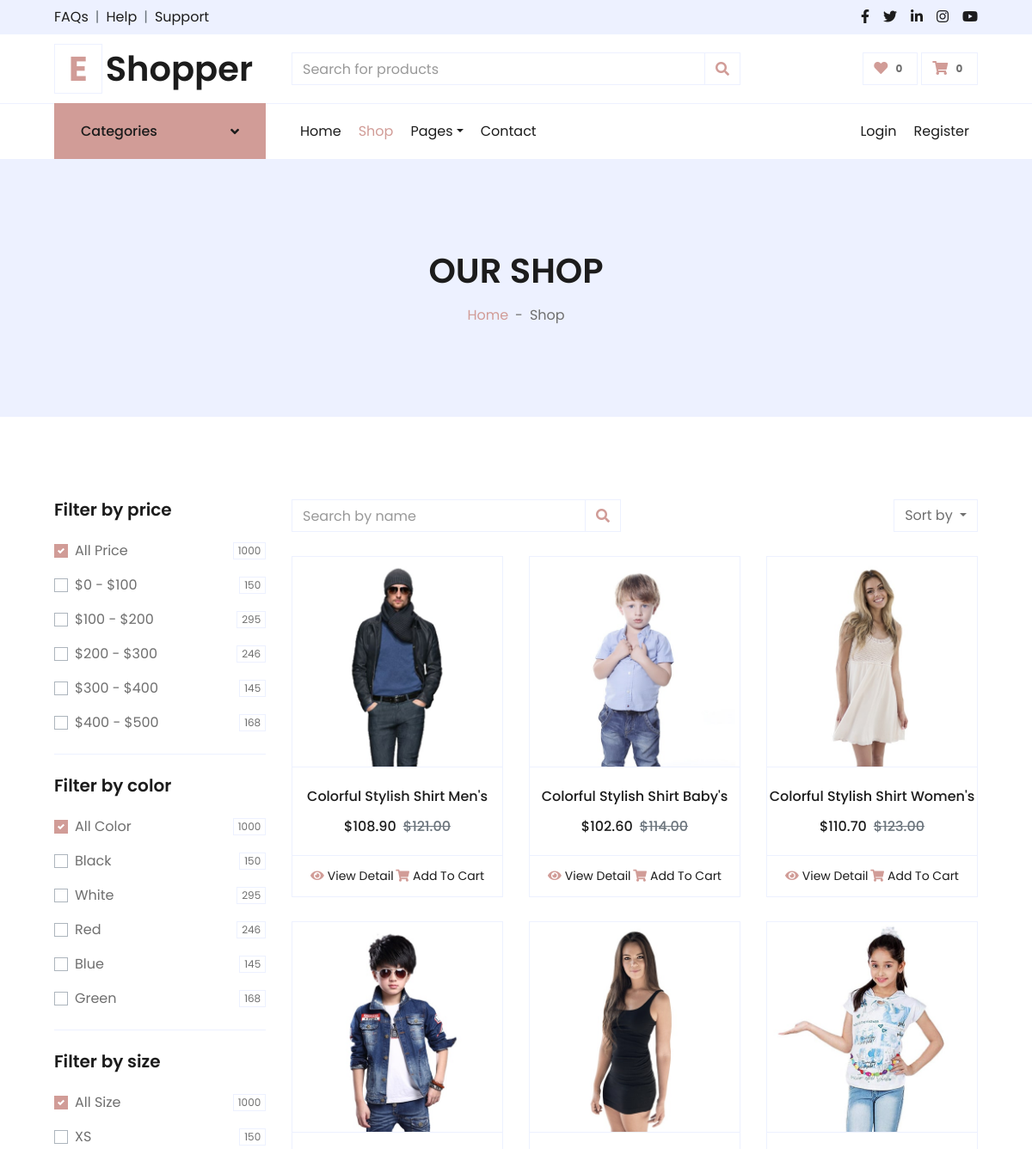
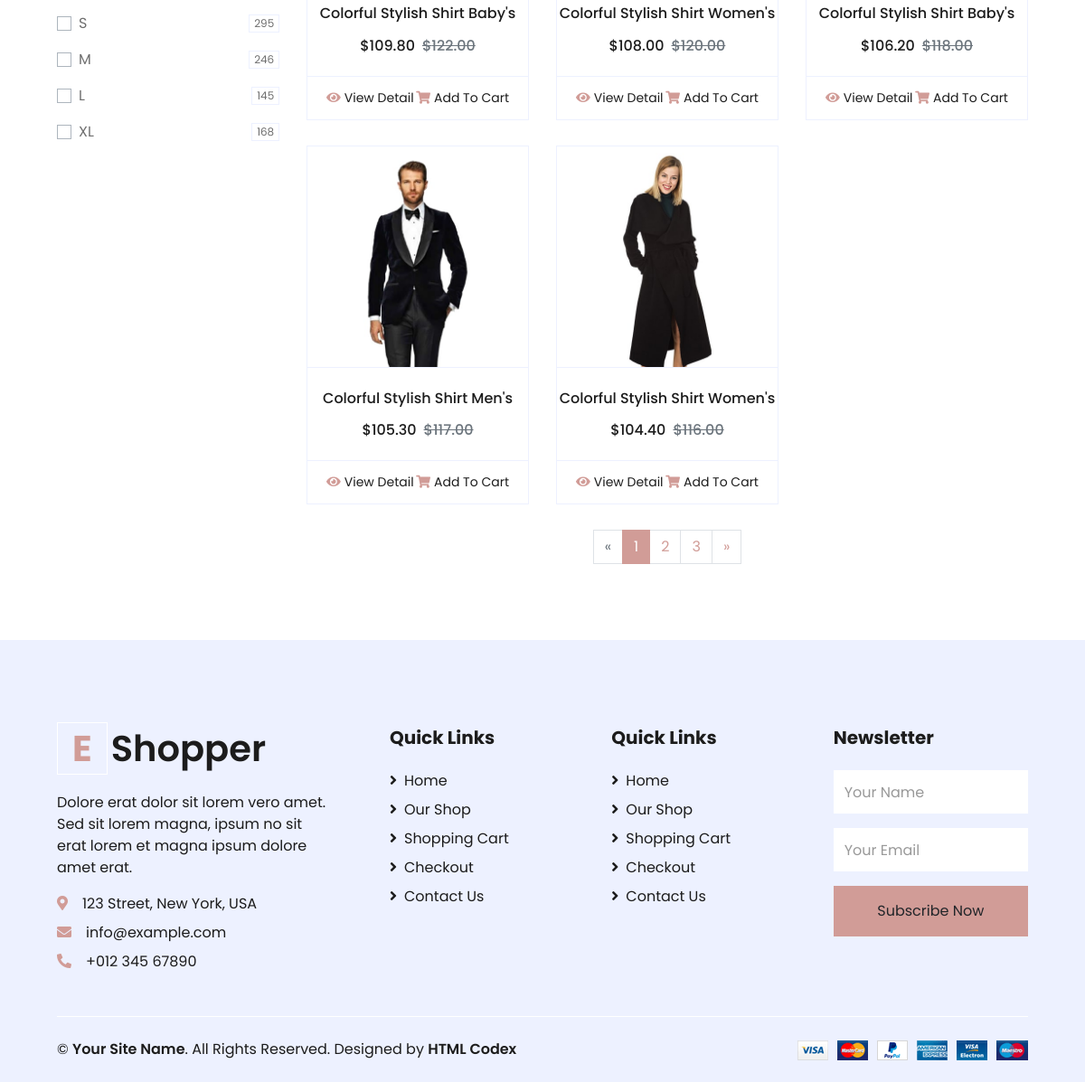
Page /shop/latest on the committed database (2 pictures, top to bottom).
### main/models.py (models this page shows, shortened)
class Product(models.Model):
    size = models.ManyToManyField(Size)
    color = models.ManyToManyField(Color)
    category = models.ForeignKey(SubCategory, on_delete=models.CASCADE , null=True)
    name = models.CharField('Product Name', max_length=254)
    img = models.ImageField('IMG', upload_to='media')
    price = models.DecimalField('Product Price', max_digits=5, decimal_places=2)
    discount = models.DecimalField('Product Discount', max_digits=4, decimal_places=2)
    date_time = models.DateTimeField('DateTime', auto_now=True)
    description = models.TextField('Product Desc')

### main/views.py (the view)
# urls.py: path('shop/latest', ShopPageLatestListView.as_view(), name='latest')
class ShopPageLatestListView(generic.ListView):
    template_name = 'shoplatest.html'
    def get(self, request):
        categories = Category.objects.all()[1:]
        sub_categories_dresses = SubCategory.objects.all()[:3]
        sub_categories = SubCategory.objects.all()
        ourshop = OurShop.objects.get().product.all()
        latest = Product.objects.order_by('-date_time')[:8]
        for product in ourshop:
            product.discount_price = round(product.price * (1 - product.discount / 100), 2)
        for product in latest:
            product.discount_price = round(product.price * (1 - product.discount / 100), 2)
        context = {
            'navbar': 'shop',
            'ourshop': ourshop,
            'categories': categories,
            'sub_categories_dresses': sub_categories_dresses,
            'sub_categories': sub_categories,
            'latest': latest,
        }
        return render(request, self.template_name, context)

### main/templates/shoplatest.html (shortened to what this page needs)
{% extends 'base.html' %}
{% block 'header' %}
    <div class="container-fluid bg-secondary mb-5">
        <div class="d-flex flex-column align-items-center justify-content-center" style="min-height: 300px">
            <h1 class="font-weight-semi-bold text-uppercase mb-3">Our Shop</h1>
            <div class="d-inline-flex">
                <p class="m-0"><a href="">Home</a></p>
                <p class="m-0 px-2">-</p>
                <p class="m-0">Shop</p>
            </div>
        </div>
    </div>
{% endblock %}
{% block 'content' %}
    <div class="container-fluid pt-5">
        <div class="row px-xl-5">
            <div class="col-lg-3 col-md-12">
                <div class="border-bottom mb-4 pb-4">
                    <h5 class="font-weight-semi-bold mb-4">Filter by price</h5>
                    <form>
                        <div class="custom-control custom-checkbox d-flex align-items-center justify-content-between mb-3">
                            <label class="custom-control-label" for="price-all">All Price</label>
                            <span class="badge border font-weight-normal">1000</span>
                        </div>
                        <div class="custom-control custom-checkbox d-flex align-items-center justify-content-between mb-3">
                            <label class="custom-control-label" for="price-1">$0 - $100</label>
                            <span class="badge border font-weight-normal">150</span>
                        </div>
                        <div class="custom-control custom-checkbox d-flex align-items-center justify-content-between mb-3">
                            <label class="custom-control-label" for="price-2">$100 - $200</label>
                            <span class="badge border font-weight-normal">295</span>
                        </div>
                        <div class="custom-control custom-checkbox d-flex align-items-center justify-content-between mb-3">
                            <label class="custom-control-label" for="price-3">$200 - $300</label>
                            <span class="badge border font-weight-normal">246</span>
                        </div>
                        <div class="custom-control custom-checkbox d-flex align-items-center justify-content-between mb-3">
                            <label class="custom-control-label" for="price-4">$300 - $400</label>
                            <span class="badge border font-weight-normal">145</span>
                        </div>
                        <div class="custom-control custom-checkbox d-flex align-items-center justify-content-between">
                            <label class="custom-control-label" for="price-5">$400 - $500</label>
                            <span class="badge border font-weight-normal">168</span>
                        </div>
                    </form>
                </div>
                <div class="border-bottom mb-4 pb-4">
                    <h5 class="font-weight-semi-bold mb-4">Filter by color</h5>
                    <form>
                        <div class="custom-control custom-checkbox d-flex align-items-center justify-content-between mb-3">
                            <label class="custom-control-label" for="price-all">All Color</label>
                            <span class="badge border font-weight-normal">1000</span>
                        </div>
                        <div class="custom-control custom-checkbox d-flex align-items-center justify-content-between mb-3">
                            <label class="custom-control-label" for="color-1">Black</label>
                            <span class="badge border font-weight-normal">150</span>
                        </div>
                        <div class="custom-control custom-checkbox d-flex align-items-center justify-content-between mb-3">
                            <label class="custom-control-label" for="color-2">White</label>
                            <span class="badge border font-weight-normal">295</span>
                        </div>
                        <div class="custom-control custom-checkbox d-flex align-items-center justify-content-between mb-3">
                            <label class="custom-control-label" for="color-3">Red</label>
                            <span class="badge border font-weight-normal">246</span>
                        </div>
                        <div class="custom-control custom-checkbox d-flex align-items-center justify-content-between mb-3">
                            <label class="custom-control-label" for="color-4">Blue</label>
                            <span class="badge border font-weight-normal">145</span>
                        </div>
                        <div class="custom-control custom-checkbox d-flex align-items-center justify-content-between">
                            <label class="custom-control-label" for="color-5">Green</label>
                            <span class="badge border font-weight-normal">168</span>
                        </div>
                    </form>
                </div>
                <div class="mb-5">
                    <h5 class="font-weight-semi-bold mb-4">Filter by size</h5>
                    <form>
                        <div class="custom-control custom-checkbox d-flex align-items-center justify-content-between mb-3">
                            <label class="custom-control-label" for="size-all">All Size</label>
                            <span class="badge border font-weight-normal">1000</span>
                        </div>
                        <div class="custom-control custom-checkbox d-flex align-items-center justify-content-between mb-3">
                            <label class="custom-control-label" for="size-1">XS</label>
                            <span class="badge border font-weight-normal">150</span>
                        </div>
                        <div class="custom-control custom-checkbox d-flex align-items-center justify-content-between mb-3">
                            <label class="custom-control-label" for="size-2">S</label>
                            <span class="badge border font-weight-normal">295</span>
                        </div>
                        <div class="custom-control custom-checkbox d-flex align-items-center justify-content-between mb-3">
                            <label class="custom-control-label" for="size-3">M</label>
                            <span class="badge border font-weight-normal">246</span>
                        </div>
                        <div class="custom-control custom-checkbox d-flex align-items-center justify-content-between mb-3">
                            <label class="custom-control-label" for="size-4">L</label>
                            <span class="badge border font-weight-normal">145</span>
                        </div>
                        <div class="custom-control custom-checkbox d-flex align-items-center justify-content-between">
                            <label class="custom-control-label" for="size-5">XL</label>
                            <span class="badge border font-weight-normal">168</span>
                        </div>
                    </form>
                </div>
            </div>
            <div class="col-lg-9 col-md-12">
                <div class="row pb-3">
                    <div class="col-12 pb-1">
                        <div class="d-flex align-items-center justify-content-between mb-4">
                            <form action="">
                                <div class="input-group">
                                    <input type="text" class="form-control" placeholder="Search by name">
                                    <div class="input-group-append">
                                        <span class="input-group-text bg-transparent text-primary">
                                            <i class="fa fa-search"></i>
                                        </span>
                                    </div>
                                </div>
                            </form>
                            <div class="dropdown ml-4">
                                <button class="btn border dropdown-toggle" type="button" id="triggerId" data-toggle="dropdown" aria-haspopup="true"
                                        aria-expanded="false">
                                            Sort by
                                        </button>
                            </div>
                        </div>
                    </div>
                    {% for product in latest %}
                    <div class="col-lg-4 col-md-6 col-sm-12 pb-1">
                        <div class="card product-item border-0 mb-4">
                            <div class="card-header product-img position-relative overflow-hidden bg-transparent border p-0">
                                <img class="img-fluid w-100" src="{{ product.img.url }}" alt="">
                            </div>
                            <div class="card-body border-left border-right text-center p-0 pt-4 pb-3">
                                <h6 class="text-truncate mb-3">{{ product.name }}</h6>
                                <div class="d-flex justify-content-center">
                                    <h6>${{ product.discount_price }}</h6><h6 class="text-muted ml-2"><del>${{ product.price }}</del></h6>
                                </div>
                            </div>
                            <div class="card-footer d-flex justify-content-between bg-light border">
                                <a href="{% url 'product' product.id %}" class="btn btn-sm text-dark p-0"><i class="fas fa-eye text-primary mr-1"></i>View Detail</a>
                                <a href="{% url 'cart' %}" class="btn btn-sm text-dark p-0"><i class="fas fa-shopping-cart text-primary mr-1"></i>Add To Cart</a>
                            </div>
                        </div>
                    </div>
                    {% endfor %}
                    <div class="col-12 pb-1">
                        <nav aria-label="Page navigation">
                          <ul class="pagination justify-content-center mb-3">
                            <li class="page-item disabled">
                              <a class="page-link" href="#" aria-label="Previous">
                                <span aria-hidden="true">&laquo;</span>
                              </a>
                            </li>
                            <li class="page-item active"><a class="page-link" href="#">1</a></li>
                            <li class="page-item"><a class="page-link" href="#">2</a></li>
                            <li class="page-item"><a class="page-link" href="#">3</a></li>
                            <li class="page-item">
                              <a class="page-link" href="#" aria-label="Next">
                                <span aria-hidden="true">&raquo;</span>
                              </a>
                            </li>
                          </ul>
                        </nav>
                    </div>
                </div>
            </div>
        </div>
    </div>
{% endblock %}

### rows in the picture
Product: img (picture), name "Colorful Stylish Shirt Men's", discount_price "108.90", price "121.00"
Product: img (picture), name "Colorful Stylish Shirt Baby's", discount_price "102.60", price "114.00"
Product: img (picture), name "Colorful Stylish Shirt Women's", discount_price "110.70", price "123.00"
Product: img (picture), name "Colorful Stylish Shirt Baby's", discount_price "109.80", price "122.00"
Product: img (picture), name "Colorful Stylish Shirt Women's", discount_price "108.00", price "120.00"
Product: img (picture), name "Colorful Stylish Shirt Baby's", discount_price "106.20", price "118.00"
Product: img (picture), name "Colorful Stylish Shirt Men's", discount_price "105.30", price "117.00"
Product: img (picture), name "Colorful Stylish Shirt Women's", discount_price "104.40", price "116.00"
